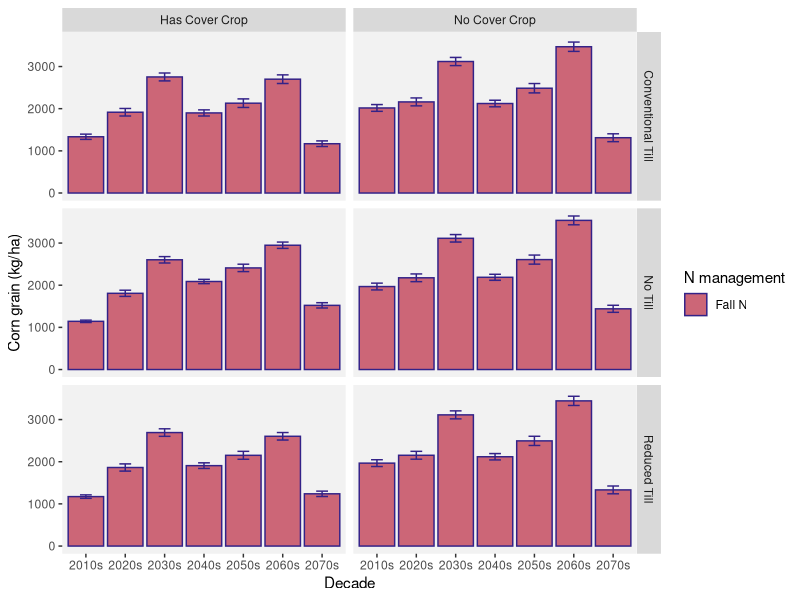

The R source for this figure: (Note: this script raises an error after producing the figure.)
# Biomass data from Regrow DNDC simulations
# this script adds some dummy variables to the data
# summarizes corn grain biomass C data by mean, se, cv
# makes bar charts by decade and summarizing across all years
# runs ANOVA to look for significant differences in mean and cv between till*cc*N management across all years

library(tidyverse) # has ggplot, dplyr, etc.
library(broom) # for glance()
# install.packages("car")
library(car) # for qqp
# install.packages("multcompView") 
library(multcompView) # for tukey HSD letters

################### EXTRACT DATA BY SITE (CAN SKIP UNLESS NEED TO UPDATE DATA FROM GOOGLE DRIVE)

# bm <- read.csv("data/biomass/biomass.csv")
# From Regrow's doc "AFT Final Delivery Modeling Notes"
# This file includes maximum aboveground biomass of each crop grown in each management system. 
# Management_name maps directly to the file yearly_outputs_post-weighting.csv as described in 3.2.

# Column Name       Unit          Description
# site_name         NA            String combination of one of the locations we simulated on. In the format of {x}_{y} where x refers to the region and y refers to the numeric id of that site. These will be of the format of h_{}, v_{}, a_{}, f_{}, IL-n_{}, IL-s_{} which represents the points for hops, vineyards, almonds, and forage, Illinois North, Illinois South respectively
# management_name   NA            Management code as associated with the simulations described in section 2.{x}.1
# climate_scenario  NA            Either ‘rcp26’ or ‘rcp60’ that were defined in section 1.2
# crop_system_name  NA            Name of the entire system results are for. Will be one of the following:  alfalfa, almond-a, almond-c, corn, corn-grain, corn-silage, grape-a, grape-c, hops-a, hops-c, soybean. Note that for the vine and tree crops the -c refers to the crop row, while the -a refers to the alley row.
# crop_name         NA            Name of crop within the rotation of crop system name. 
# Year              integer       Calendar year in which results are for.
# Grain.C.kgC.ha    kg C /ha      Kilograms of Carbon per hectare of grain as part of the crop.
# Leaf.C.kgC.ha     kg C /ha      Kilograms of Carbon per hectare of leaf as part of the crop
# Stem.C.kgC.ha     kg C /ha      Kilograms of Carbon per hectare of stem as part of the crop.

# interesting, so we need to convert kg C to kg dry biomass
# can probably find common %C of dry grain biomass


###############
###############
###############
############### START HERE

#######################   
#######################   (1) set up the data
#######################   

bmil <- read.csv("data/biomass/biomass_IL.csv")

# DO NOT need to find literature values to convert kg C grain to kg grain.
# since we'll only be looking at them RELATIVE TO EACH OTHER, not absolute amounts...
# let's look at the C results for now
# 
# min(bmil$Year) # 2013 --2013-2021 start up years, start at 2022
# max(bmil$Year) # 2073

# looks like all the cover crop biomass is in leaf and stem, zero grain

# make factor for CT, RT, NT
bmil$till <- ifelse(grepl("ct-", bmil$management_name), "CT", 
                    ifelse(grepl("rt-", bmil$management_name), "RT", "NT"))
# # check
# unique(bmil$till)

# factor for CC or NC
bmil$cc <- ifelse(grepl("-cc-", bmil$management_name), "CC", "NC")
# # check
# unique(bmil$cc)

# factor for N treatment
bmil$nfert <- ifelse(grepl("-cn", bmil$management_name), "High N", 
                     ifelse(grepl("-fn", bmil$management_name), "Fall N","Recommended N"))
# # check
# unique(bmil$nfert)

# dummy for decade
bmil$decade <- ifelse(bmil$Year <2021, "2010s",
                      ifelse(bmil$Year>=2021 & bmil$Year <2031, "2020s",
                        ifelse(bmil$Year>=2031 & bmil$Year <2041, "2030s",
                          ifelse(bmil$Year>=2041 & bmil$Year <2051, "2040s",
                            ifelse(bmil$Year>=2051 & bmil$Year <2061, "2050s",
                              ifelse(bmil$Year>=2061 & bmil$Year <2071, "2060s", "2070s"))))))
# unique(bmil$decade)


# # add in summer precip data -- only needed if doing regression analysis, not pursued at this time
# precip <- read.csv("data/climate data not large/precipIL.csv")
# 
# precip.summer <- precip[precip$season == "Summer",]
# precip.summer <- precip.summer[,c(1:3, 5:7)]
# colnames(precip.summer)[1:2] <- c("site_name", "climate_scenario")
# 
# bmil <- left_join(bmil, precip.summer, 
#                    relationship = "many-to-one", 
#                    by = join_by(site_name, climate_scenario, Year==year))


# unique(bmil$management_name)

windows(xpinch=200, ypinch=200, width=5, height=5)

se <- function(x) sd(x) / sqrt(length(x))
cv <- function(x) sd(x) / mean(x)

# is the grain C biomass significantly different with High N vs Recommended N?
# let's look at biomass by decade
biomass_summary <- bmil %>%
  group_by(climate_scenario,crop_name, cc, till, nfert, decade) %>%
  summarize(biomass_mean = mean(Grain.C.kgC.ha.), biomass_se = se(Grain.C.kgC.ha.))




windows(xpinch=200, ypinch=200, width=5, height=5)
ggplot(data=biomass_summary[#biomass_summary$till=="NT" & # just look at NT for simplicity sake for now
  biomass_summary$climate_scenario == "rcp60" &                            
  biomass_summary$crop_name %in% c("corn, grain"),], #exclude rye, soybeans
                             # biomass_summary$nfert %in% c("High N", "Recommended N"),],  # exclude fall N for now
       aes(x=decade, y=biomass_mean, fill=nfert)) +
  geom_bar(stat="identity", position=position_dodge(), color="#332288") +
  geom_errorbar(width=0.3, aes(ymin=biomass_mean - biomass_se, ymax=biomass_mean + biomass_se),  
                               position=position_dodge(0.9),
                                color="#332288") +
  facet_grid(rows=vars(factor(till, levels=c("CT", "NT", "RT"))), 
             cols=vars(factor(cc, levels=c("CC", "NC"))), 
             labeller = as_labeller(
               c(CC="Has Cover Crop", NC="No Cover Crop",
                 "CT" = "Conventional Till", "NT" = "No Till", "RT"="Reduced Till"))) +
  xlab("Decade") +
  ylab("Corn grain (kg/ha)") +
  scale_fill_manual(values=c("#CC6677","#99DDFF", "#44AA99" ), name="N management") +
  theme(
    panel.grid.minor=element_blank(), 
    panel.grid.major=element_blank(),
    panel.background = element_rect(fill = 'gray95'))

# ggsave("plots/biomass/IL_corn_biomass_bars.png", width=12, height=8, dpi=300)






#######################   
#######################   (2) is mean corn grain C different among till*cc*Nfert groups across all years?
#######################   

corndat <- bmil[bmil$crop_name=="corn, grain" & bmil$climate_scenario=="rcp60",]


Neffect <- aov(Grain.C.kgC.ha.~till*cc*nfert, data=corndat)
summary(Neffect)
Tukout <- TukeyHSD(Neffect)
# put interaction output into a dataframe we can sort
Tukout <- as.data.frame(Tukout[7]) %>%
  rownames_to_column(., "term") %>%
  arrange(term)


# assumptions - following https://statsandr.com/blog/anova-in-r

# Independence - the observations (grain.c.kgc.ha. observations) are independent, one does
# not depend on the other, they're not dependent on some other variable like, 
# from one individual came multiple observations.

# Normality - not required with large enough sample size >30.  But we can test anyway. 
# the residuals (observed - mean for that group) should be normally distributed.
qqnorm(corndat$Grain.C.kgC.ha.)
qqline(corndat$Grain.C.kgC.ha.)
hist(corndat$Grain.C.kgC.ha.-mean(corndat$Grain.C.kgC.ha.))
# look ok

# Equality of variances 
ggplot(data=corndat, aes(x=management_name, y=Grain.C.kgC.ha.)) + 
  geom_boxplot() +
  theme(axis.text.x=element_text(angle=45, vjust=1, hjust=1))
# looks ok, some possible outliers in nt-cc-fn
leveneTest(Grain.C.kgC.ha. ~ cc*till*nfert, data=corndat)
# > leveneTest(Grain.C.kgC.ha. ~ management_name, data=corndat)
# Levene's Test for Homogeneity of Variance (center = median)
#          Df F value    Pr(>F)    
# group    17  24.503 < 2.2e-16 ***   # we REJECT the null hyp (no sig. diff. between variances of the samples)
#       34542                      
# ---
# Signif. codes:  0 ‘***’ 0.001 ‘**’ 0.01 ‘*’ 0.05 ‘.’ 0.1 ‘ ’ 1
# HOWEVER: it seems that our large sample size (>35k data points) might be affecting this test
# See this from https://www.theanalysisfactor.com/the-problem-with-tests-for-statistical-assumptions/
# It relies too much on p-values, and therefore, sample sizes. If the sample size is large, 
# Levene’s will have a smaller p-value than if the sample size is small, given the same variances.
# So it’s very likely that you’re ***overstating a problem*** with the assumption in large samples and understating 
# it in small samples. You can’t ignore the actual size difference in the variances when making this decision. 
# So sure, look at the p-value, but also look at the actual variances and how much bigger some are than others. 
# (In other words, actually look at the effect size, not just the p-value).
# The ANOVA is generally considered robust to violations of this assumption when sample sizes 
# across groups are equal. So even if Levene’s is significant, moderately different variances may not be a 
# problem in balanced data sets. Keppel (1992) suggests that a good rule of thumb is that if sample sizes are equal, 
# robustness should hold until the largest variance is more than 9 times the smallest variance.
# This robustness goes away the more unbalanced the samples are. So you need to use judgment here,
# taking into account both the imbalance and the actual difference in variances.
# *** emphasis added

# outliers
summary(corndat$Grain.C.kgC.ha.)
# > summary(corndat$Grain.C.kgC.ha.)
# Min. 1st Qu.  Median    Mean 3rd Qu.    Max. 
# 139.9  1945.6  2875.9  2915.8  3924.3  5794.6 

# outliers via histograms
hist(corndat$Grain.C.kgC.ha., breaks=sqrt(nrow(corndat)))

ggplot(data=corndat, aes(x=Grain.C.kgC.ha.)) +
         geom_histogram() +
         facet_grid(rows=vars(nfert), cols=vars(till, cc))

#outliers via boxplots
boxplot(Grain.C.kgC.ha.~management_name, data=corndat) # some outliers plotted for nt-cc-fn, 
# but not far from interquartile range for nt-cc-fn, and not outside IQR for many other groups


# outliers via z-scores
corndat$z_grainC <- scale(corndat$Grain.C.kgC.ha.)
hist(corndat$z_grainC)
summary(corndat$z_grainC)
# Min.   :-2.31494  
# 1st Qu.:-0.80908  
# Median :-0.03325  
# Mean   : 0.00000  
# 3rd Qu.: 0.84105  
# Max.   : 2.40069  
# < -2 or >2 is considered rare
# < -3 or >3 is extremely rare
# < -3.29 or > -3.29 is used to detect outliers, where one out of 1000 observations will be outside
# this range if normal distribution.
# interquartile range is > -2 and <2. 
# min. and max do not reach 3 or 3.29.

## outlier summary: boxplots and z-score suggest no extreme outliers. No justification for removing.

# re-run ANOVA with the above knowledge (assumptions met)

corndat$till <- factor(corndat$till)
corndat$cc <- factor(corndat$cc)
corndat$nfert <- factor(corndat$nfert)

Neffect <- aov(Grain.C.kgC.ha.~till*cc*nfert, data=corndat)
summary(Neffect)
# Df    Sum Sq   Mean Sq F value   Pr(>F)    
# till              2 1.637e+08 8.184e+07  61.284  < 2e-16 ***
#   cc                1 5.557e+07 5.557e+07  41.617 1.13e-10 ***
#   nfert             2 2.557e+09 1.279e+09 957.461  < 2e-16 ***
#   till:cc           2 1.742e+07 8.710e+06   6.522  0.00147 ** 
#   till:nfert        4 1.113e+08 2.781e+07  20.829  < 2e-16 ***
#   cc:nfert          2 6.444e+08 3.222e+08 241.278  < 2e-16 ***
#   till:cc:nfert     4 1.750e+07 4.375e+06   3.276  0.01079 *  
#   Residuals     34542 4.613e+10 1.335e+06                     
# ---
#   Signif. codes:  0 ‘***’ 0.001 ‘**’ 0.01 ‘*’ 0.05 ‘.’ 0.1 ‘ ’ 1

Tukout <- TukeyHSD(Neffect)

# compact letter display
cld <- multcompLetters4(Neffect, Tukout)

# table with letters and 3rd quantile
cornsum <- group_by(corndat, cc, till, nfert) %>%
  summarize(mean=mean(Grain.C.kgC.ha.), 
            se=se(Grain.C.kgC.ha.)) %>%
  arrange(desc(mean))

cld <- as.data.frame.list(cld$`till:cc:nfert`)
cornsum$cld <- cld$Letters

# cornsum

# use these letters on this plot:

windows(xpinch=200, ypinch=200, width=5, height=5)



ggplot(data=cornsum[cornsum$till %in% c("CT", "NT"),],aes(x=nfert, y=mean, fill=nfert)) +
  geom_bar(stat="identity", position=position_dodge(), color="#332288", show.legend=F) +
  geom_errorbar(width=0.3, aes(ymin=mean-se, ymax=mean + se),  
                position=position_dodge(0.9),
                color="#332288") +
  facet_grid(rows=vars(factor(till, levels=c("CT", "NT"))), 
             cols=vars(factor(cc, levels=c("NC", "CC"))), 
             labeller = as_labeller(
               c(NC="No Cover Crop", CC="Rye Cover Crop", 
                 "CT" = "Conventional Till", "NT" = "No Till"))) +
  xlab("N management") +
  ylab(expression(bold('2022-2072 mean corn grain biomass (kg C ha'^-1*')'))) + 
  scale_x_discrete(breaks=c("Fall N", "High N", "Recommended N"),
                   labels = c("Fall N", "High N", "Recomm. N")) +
  ylim(0,3800)+
  geom_text(aes(label=cld, y=mean+(2*se)), vjust=-0.5,
            color="gray20", size=4, fontface="bold") +
  scale_fill_manual(values=c("#CC6677","#99DDFF", "#44AA99" )) +
  theme(
    panel.grid.minor=element_blank(), 
    panel.grid.major=element_blank(),
    panel.background = element_rect(fill = 'gray95'),
    axis.text.x=element_text(angle=-10, hjust=0, size=11),
    axis.text.y=element_text(size=11),
    plot.margin = unit(c(0.1,1,0.1,0.1), "cm"),
    axis.title=element_text(size=13, face="bold"),
    strip.text=element_text(face="bold", size=11))
# # strip.background=element_rect(fill="lightblue", color="black", size=1) 

# ggsave("plots/biomass/IL_corn_biomass_Neffect.png", width=5, height=5, dpi=300)


# Same as graph above but shown as % difference from 2022 mean yield

mn <- mean(cornsum$mean)

cornsum$pdiff <- (cornsum$mean - mn)/cornsum$mean
cornsum$pdiff.se <- (cornsum$se)/cornsum$mean

cornsum
# # A tibble: 18 × 8
# # Groups:   cc, till [6]
# cc    till  nfert          mean    se cld     pdiff pdiff.se
# <fct> <fct> <fct>         <dbl> <dbl> <chr>   <dbl>    <dbl>
#   1 CC    NT    High N        3362.  27.7 a      0.133   0.00823
# 2 CC    NT    Recommended N 3361.  25.5 a      0.132   0.00759
# 3 NC    NT    High N        3164.  27.4 b      0.0785  0.00867
# 4 CC    RT    High N        3155.  27.3 bc     0.0757  0.00865
# 5 NC    NT    Recommended N 3141.  26.4 bc     0.0717  0.00841
# 6 CC    RT    Recommended N 3070.  23.7 bcd    0.0502  0.00772
# 7 CC    CT    High N        3062.  26.8 bcd    0.0477  0.00875
# 8 NC    RT    High N        3029.  27.4 cd     0.0372  0.00903
# 9 NC    CT    High N        3005.  27.3 d      0.0296  0.00909
# 10 NC    RT    Recommended N 2995.  26.6 d      0.0263  0.00887
# 11 NC    CT    Recommended N 2975.  26.7 d      0.0200  0.00899
# 12 CC    CT    Recommended N 2975.  23.8 d      0.0199  0.00798
# 13 NC    CT    Fall N        2772.  27.7 e     -0.0520  0.00998
# 14 NC    RT    Fall N        2764.  27.5 e     -0.0550  0.00994
# 15 NC    NT    Fall N        2759.  27.1 e     -0.0567  0.00982
# 16 CC    CT    Fall N        2336.  26.8 f     -0.248   0.0115 
# 17 CC    NT    Fall N        2284.  22.8 f     -0.277   0.0100 
# 18 CC    RT    Fall N        2277.  25.6 f     -0.280   0.0112 


# because it is percents we don't have to convert to lb / ac

pal3 <- c("#20243d","#C2e4ef", "#669947")   # )

ggplot(data=cornsum[cornsum$till %in% c("CT", "NT"),],aes(x=nfert, y=pdiff, fill=nfert)) +
  geom_bar(stat="identity", position=position_dodge(), show.legend=F) +
  geom_errorbar(width=0.3, aes(ymin=pdiff-pdiff.se, ymax=pdiff+pdiff.se),
                position=position_dodge(0.9),
                color="#20243d") +
  facet_grid( # rows=vars(factor(till, levels=c("CT", "NT"))), 
    cols=vars(factor(cc, levels=c("NC", "CC")),factor(till, levels=c("CT", "NT"))), 
    labeller = as_labeller(
      c(NC="No Cover Crop", CC="Rye Cover Crop", 
        "CT" = "Conventional Till", "NT" = "No Till"))) +
  geom_hline(yintercept=0, color="#20243d") +
  xlab("N management") +
  ylab(expression(bold('Corn yield % difference from overall average corn yield'))) + 
  scale_x_discrete(breaks=c("Fall N", "High N", "Recommended N"),
                   labels = c("Fall N", "High N", "Recomm. N")) +
  scale_y_continuous(labels=scales::percent_format()) +
  # ylim(0,3800)+
  # geom_text(aes(label=cld, y=mean+(2*se)), vjust=-0.5,
            # color="gray20", size=4, fontface="bold") +
  scale_fill_manual(values=pal3) +  #c("#CC6677","#99DDFF", "#44AA99" )) +
  theme(
    panel.grid.minor=element_blank(), 
    panel.grid.major=element_blank(),
    panel.background = element_rect(fill = 'gray95'),
    axis.text.x=element_text(angle=-10, hjust=0, size=11),
    axis.text.y=element_text(size=11),
    plot.margin = unit(c(0.1,1,0.1,0.1), "cm"),
    axis.title=element_text(size=13, face="bold"),
    strip.text=element_text(face="bold", size=11))
# # strip.background=element_rect(fill="lightblue", color="black", size=1) 


ggsave("plots/biomass/IL_corn_biomass_percent diff global mean.png", width=6, height=3, dpi=300)


# NC + CT + high N compared to CC + NT + recommended N
(cornsum$mean[cornsum$cc=="NC" & cornsum$till=="CT" & cornsum$nfert=="High N"] -
    cornsum$mean[cornsum$cc=="CC" & cornsum$till=="NT" & cornsum$nfert=="Recommended N"])/
  cornsum$mean[cornsum$cc=="NC" & cornsum$till=="CT" & cornsum$nfert=="High N"]








# same graph as above but expressed as % of Fall N

# re-arrange data to calculate % of fall N yield
falln <- filter(cornsum, nfert=="Fall N") %>%
  rename("mean.falln" = "mean", "se.falln" = "se") %>%
  select(cc, till, mean.falln, se.falln)

springn <- filter(cornsum, !nfert=="Fall N")

cornsum2 <- left_join(springn, falln)


pal2 <- c("#004a23", "#669947")
# pal2 <- c("#20243d", "#669947")

# Calculate % difference from fall N. So fall N = 100%. how much bigger are the others?
cornsum2$mean.pfalln <- (cornsum2$mean/cornsum2$mean.falln)-1
cornsum2$se.pfalln <- (cornsum2$se/cornsum2$mean.falln)

ggplot(data=cornsum2[cornsum2$till %in% c("CT", "NT") & 
                       cornsum2$nfert %in% c("High N", "Recommended N"),],
       aes(x=nfert, y=mean.pfalln, fill=nfert)) +
  geom_bar(stat="identity", position=position_dodge(),  show.legend=F) +  # color="#20243d",
  geom_errorbar(width=0.3, aes(ymin=mean.pfalln-se.pfalln, ymax=mean.pfalln + se.pfalln),  
                position=position_dodge(0.9),
                color="#20243d") +
  facet_grid( # rows=vars(factor(till, levels=c("CT", "NT"))), 
             cols=vars(factor(cc, levels=c("NC", "CC")),factor(till, levels=c("CT", "NT"))), 
             labeller = as_labeller(
               c(NC="No Cover Crop", CC="Rye Cover Crop", 
                 "CT" = "Conventional Till", "NT" = "No Till"))) +
  xlab("N management") +
  scale_y_continuous(labels=scales::percent_format()) +
  ylab(expression(bold("Corn yield % difference from fall applied N"))) + 
  scale_x_discrete(breaks=c("High N", "Recommended N"),
                   labels = c("High N", "Recomm. N")) +
  # ylim(0,3800)+
  # geom_text(aes(label=cld, y=mean+(2*se)), vjust=-0.5,
            # color="gray20", size=4, fontface="bold") +
  scale_fill_manual(values=pal2) +
  theme(
    panel.grid.minor=element_blank(), 
    panel.grid.major=element_blank(),
    panel.background = element_rect(fill = 'gray95'),
    axis.text.x=element_text(angle=-10, hjust=0, size=11),
    axis.text.y=element_text(size=11),
    plot.margin = unit(c(0.1,1,0.1,0.1), "cm"),
    axis.title=element_text(size=11, face="bold"),
    strip.text=element_text(face="bold", size=11))
# # strip.background=element_rect(fill="lightblue", color="black", size=1) 

ggsave("plots/biomass/IL_corn_biomass_percdiff from Fall N.png", width=6, height=3, dpi=300)




#######################   
#######################   (3) is variability in corn grain C different among till*cc*Nfert groups across all years?
#######################   

# calculate CV for each site
corncv<- group_by(corndat, site_name, till, cc, nfert) %>%
  summarize(cv=cv(Grain.C.kgC.ha.)) %>%
  arrange(desc(cv))


Neffect <- aov(cv~till*cc*nfert, data=corncv)
summary(Neffect)
Tukout <- TukeyHSD(Neffect)


# assumptions - following https://statsandr.com/blog/anova-in-r

# Independence - the observations (grain.c.kgc.ha. observations) are independent, one does
# not depend on the other, they're not dependent on some other variable like, 
# from one individual came multiple observations.

# Normality - not required with large enough sample size >30.  But we can test anyway. 
# the residuals (observed - mean for that group) should be normally distributed.
qqnorm(corncv$cv) # looks really good
qqline(corncv$cv)
hist(corncv$cv-mean(corncv$cv)) # looks ok

# Equality of variances - assumption not met
ggplot(data=corncv, aes(x=nfert, y=cv)) + 
  geom_boxplot() +
  facet_grid(rows=vars(till), cols=vars(cc)) 
# looks ok, some possible outliers in nt-nc-fn on the low end, and rt-cc-fn, also on low end
leveneTest(cv ~ cc*till*nfert, data=corncv) 
# > leveneTest(Grain.C.kgC.ha. ~ management_name, data=corndat)
# Levene's Test for Homogeneity of Variance (center = median)
#        Df F value Pr(>F)
# group  17  1.4426  0.111  # Accept null hypothesis that variances do not differ
#       558 

# outliers
summary(corncv$cv)
# > summary(corndat$Grain.C.kgC.ha.)
# Min. 1st Qu.  Median    Mean 3rd Qu.    Max. 
# 139.9  1945.6  2875.9  2915.8  3924.3  5794.6 

# outliers via histograms
hist(corncv$cv, breaks=sqrt(nrow(corncv)))

ggplot(data=corncv, aes(x=cv)) +
  geom_histogram() +
  facet_grid(rows=vars(nfert), cols=vars(till, cc))

#outliers via boxplots
boxplot(cv~till+cc+nfert, data=corncv) # no outliers plotted 

# outliers via z-scores
corncv$z_cv <- scale(corncv$cv)
hist(corncv$z_cv)
summary(corncv$z_cv)
# V1          
# Min.   :-2.92849  
# 1st Qu.:-0.67960  
# Median :-0.06132  
# Mean   : 0.00000  
# 3rd Qu.: 0.79708  
# Max.   : 1.96883  
# < -2 or >2 is considered rare
# < -3 or >3 is extremely rare
# < -3.29 or > -3.29 is used to detect outliers, where one out of 1000 observations will be outside
# this range if normal distribution.
# interquartile range is > -2 and <2. 
# max is in the safe zone
# min is getting close to extremely rare.

## outlier summary: boxplots, levenes test, and z-score suggest no extreme outliers. No justification for removing.

cvtest <- aov(cv~till*cc*nfert, data=corncv)
summary(cvtest)
# Df Sum Sq Mean Sq F value   Pr(>F)
# till            2 0.0756 0.03780  18.959 1.08e-08 ***
#   cc              1 0.0577 0.05772  28.950 1.09e-07 ***
#   nfert           2 0.0722 0.03608  18.098 2.42e-08 ***
#   till:cc         2 0.0010 0.00049   0.245    0.782    
# till:nfert      4 0.0150 0.00375   1.880    0.112    
# cc:nfert        2 0.0457 0.02284  11.454 1.33e-05 ***
#   till:cc:nfert   4 0.0036 0.00090   0.454    0.770    
# Residuals     558 1.1125 0.00199                     
# ---
#   Signif. codes:  0 ‘***’ 0.001 ‘**’ 0.01 ‘*’ 0.05 ‘.’ 0.1 ‘ ’ 1

Tukoutcv <- TukeyHSD(cvtest)

# compact letter display
cldcv <- multcompLetters4(cvtest, Tukoutcv)

# table with letters and 3rd quantile
corncvsum <- group_by(corncv, cc, till, nfert) %>%
  summarize(mean=mean(cv), 
            se=se(cv)) %>%
  arrange(desc(mean))

cldcv <- as.data.frame.list(cldcv$`till:cc:nfert`)
corncvsum$cld <- cldcv$Letters

corncvsum

# use these letters on this plot:

windows(xpinch=200, ypinch=200, width=5, height=5)

ggplot(data=corncvsum[corncvsum$till %in% c("CT", "NT"),],
       aes(x=nfert, y=mean, fill=nfert)) +
  geom_bar(stat="identity", position=position_dodge(), color="#332288", show.legend=F, alpha=0.7) +
  geom_errorbar(width=0.3, aes(ymin=mean-se, ymax=mean + se),  
                position=position_dodge(0.9),
                color="#332288") +
  facet_grid(rows=vars(factor(till, levels=c("CT", "NT"))),  # "RT"))), 
             cols=vars(factor(cc, levels=c("NC", "CC"))), 
             labeller = as_labeller(
               c(NC="No Cover Crop", CC="Has Cover Crop", 
                 "CT" = "Conventional Till", "NT" = "No Till"))) + #, "RT"="Reduced Till"))) +
  xlab("N management") +
  ylab(expression(bold('2022-2072 CV corn grain biomass'))) + 
  scale_x_discrete(breaks=c("Fall N", "High N", "Recommended N"),
                   labels = c("Fall N", "High N", "Recomm. N")) +
  ylim(0,0.45)+
  geom_text(aes(label=cld, y=mean+(2*se)), vjust=-0.5,
            color="gray20", size=4, fontface="bold") +
  scale_fill_manual(values=c("#CC6677","#99DDFF", "#44AA99" )) +
  theme(
    panel.grid.minor=element_blank(), 
    panel.grid.major=element_blank(),
    panel.background = element_rect(fill = 'gray95'),
    axis.text.x=element_text(angle=-10, hjust=0, size=11),
    axis.text.y=element_text(size=11),
    plot.margin = unit(c(0.1,1,0.1,0.1), "cm"),
    axis.title=element_text(size=13, face="bold"),
    strip.text=element_text(face="bold", size=11))
# # strip.background=element_rect(fill="lightblue", color="black", size=1) 

ggsave("plots/biomass/IL_corn_biomass_cv.png", width=5, height=5, dpi=300)







#######################   
#######################   (4) is mean soy grain C different among till*cc*Nfert groups across all years?
#######################   

soydat <- bmil[bmil$crop_name=="soybean" & bmil$climate_scenario=="rcp60",]

Neffect <- aov(Grain.C.kgC.ha.~till*cc*nfert, data=soydat)
summary(Neffect)
Tukout <- TukeyHSD(Neffect)
# put interaction output into a dataframe we can sort
Tukout <- as.data.frame(Tukout[7]) %>%
  rownames_to_column(., "term") %>%
  arrange(term)


# assumptions - following https://statsandr.com/blog/anova-in-r

# Independence - the observations (grain.c.kgc.ha. observations) are independent, one does
# not depend on the other, they're not dependent on some other variable like, 
# from one individual came multiple observations.

# Normality - not required with large enough sample size >30.  But we can test anyway. 
# the residuals (observed - mean for that group) should be normally distributed.
qqnorm(soydat$Grain.C.kgC.ha.)
qqline(soydat$Grain.C.kgC.ha.)
hist(soydat$Grain.C.kgC.ha.-mean(soydat$Grain.C.kgC.ha.))
# look ok

# Equality of variances 
ggplot(data=soydat, aes(x=management_name, y=Grain.C.kgC.ha.)) + 
  geom_boxplot() +
  theme(axis.text.x=element_text(angle=45, vjust=1, hjust=1))
# looks ok
leveneTest(Grain.C.kgC.ha. ~ cc*till*nfert, data=soydat)
# Levene's Test for Homogeneity of Variance (center = median)
#          Df F value  Pr(>F)  
# group    17  1.8054 0.02181 *
#       34542                  
# ---
# Signif. codes:  0 ‘***’ 0.001 ‘**’ 0.01 ‘*’ 0.05 ‘.’ 0.1 ‘ ’ 1
# HOWEVER: it seems that our large sample size (>35k data points) might be affecting this test
# See this from https://www.theanalysisfactor.com/the-problem-with-tests-for-statistical-assumptions/
# It relies too much on p-values, and therefore, sample sizes. If the sample size is large, 
# Levene’s will have a smaller p-value than if the sample size is small, given the same variances.
# So it’s very likely that you’re ***overstating a problem*** with the assumption in large samples and understating 
# it in small samples. You can’t ignore the actual size difference in the variances when making this decision. 
# So sure, look at the p-value, but also look at the actual variances and how much bigger some are than others. 
# (In other words, actually look at the effect size, not just the p-value).
# The ANOVA is generally considered robust to violations of this assumption when sample sizes 
# across groups are equal. So even if Levene’s is significant, moderately different variances may not be a 
# problem in balanced data sets. Keppel (1992) suggests that a good rule of thumb is that if sample sizes are equal, 
# robustness should hold until the largest variance is more than 9 times the smallest variance.
# This robustness goes away the more unbalanced the samples are. So you need to use judgment here,
# taking into account both the imbalance and the actual difference in variances.
# *** emphasis added

# outliers
summary(soydat$Grain.C.kgC.ha.)
# > summary(soydat$Grain.C.kgC.ha.)
# Min. 1st Qu.  Median    Mean 3rd Qu.    Max. 
# 17.22  419.89  637.90  649.91  877.61 1480.36 

# outliers via histograms
hist(soydat$Grain.C.kgC.ha., breaks=sqrt(nrow(soydat)))

ggplot(data=soydat, aes(x=Grain.C.kgC.ha.)) +
  geom_histogram() +
  facet_grid(rows=vars(nfert), cols=vars(till, cc))

#outliers via boxplots
boxplot(Grain.C.kgC.ha.~management_name, data=soydat) # looks ok


# outliers via z-scores
soydat$z_grainC <- scale(soydat$Grain.C.kgC.ha.)
hist(soydat$z_grainC)
summary(soydat$z_grainC)
# V1         
# Min.   :-2.0914  
# 1st Qu.:-0.7604  
# Median :-0.0397  
# Mean   : 0.0000  
# 3rd Qu.: 0.7527  
# Max.   : 2.7451  
# < -2 or >2 is considered rare
# < -3 or >3 is extremely rare
# < -3.29 or > -3.29 is used to detect outliers, where one out of 1000 observations will be outside
# this range if normal distribution.
# min. and max do not reach 3 or 3.29.

## outlier summary: boxplots and z-score suggest no extreme outliers. No justification for removing.

# re-run ANOVA with the above knowledge (assumptions met)

soydat$till <- factor(soydat$till)
soydat$cc <- factor(soydat$cc)
soydat$nfert <- factor(soydat$nfert)

Neffect <- aov(Grain.C.kgC.ha.~till*cc*nfert, data=soydat)
summary(Neffect)
# Df    Sum Sq Mean Sq F value   Pr(>F)    
# till              2 5.366e+06 2683154  29.358 1.82e-13 ***
# cc                1 3.326e+05  332550   3.639   0.0565 .  
# nfert             2 2.328e+03    1164   0.013   0.9873    
# till:cc           2 3.333e+04   16667   0.182   0.8333    
# till:nfert        4 5.440e+02     136   0.001   1.0000    
# cc:nfert          2 1.164e+05   58208   0.637   0.5289    
# till:cc:nfert     4 2.558e+03     639   0.007   0.9999    
# Residuals     34542 3.157e+09   91394                     
# ---
#   Signif. codes:  0 ‘***’ 0.001 ‘**’ 0.01 ‘*’ 0.05 ‘.’ 0.1 ‘ ’ 1

Neffect <- aov(Grain.C.kgC.ha.~till, data=soydat)
summary(Neffect)

Tukout <- TukeyHSD(Neffect)

# compact letter display
cld <- multcompLetters4(Neffect, Tukout)   

# table with letters and 3rd quantile
soysum <- group_by(soydat, cc, till, nfert) %>%
  summarize(mean=mean(Grain.C.kgC.ha.), 
            se=se(Grain.C.kgC.ha.)) %>%
  arrange(desc(mean))

cld <- as.data.frame.list(cld$`till:cc:nfert`)
soysum$cld <- cld$Letters

# may need to summarize data now just across tillage treatments to go with the model output
# left off here 10/26/23

# soysum

# use these letters on this plot:

windows(xpinch=200, ypinch=200, width=5, height=5)

ggplot(data=soysum,aes(x=nfert, y=mean, fill=nfert)) +
  geom_bar(stat="identity", position=position_dodge(), color="#332288", show.legend=F) +
  geom_errorbar(width=0.3, aes(ymin=mean-se, ymax=mean + se),  
                position=position_dodge(0.9),
                color="#332288") +
  facet_grid(rows=vars(factor(till, levels=c("CT", "NT", "RT"))), 
             cols=vars(factor(cc, levels=c("CC", "NC"))), 
             labeller = as_labeller(
               c(CC="Has Cover Crop", NC="No Cover Crop",
                 "CT" = "Conventional Till", "NT" = "No Till", "RT"="Reduced Till"))) +
  xlab("N management") +
  ylab("Mean soy grain (kg C/ha) 2022-2072") +
  ylim(0,750)+
  geom_text(aes(label=cld, y=mean+(2*se)), vjust=-0.5) +
  scale_fill_manual(values=c("#CC6677","#99DDFF", "#44AA99" )) +
  theme(
    panel.grid.minor=element_blank(), 
    panel.grid.major=element_blank(),
    panel.background = element_rect(fill = 'gray95'))

ggsave("plots/biomass/IL_soy_biomass_Neffect.png", width=6, height=8, dpi=300)





#######################   
#######################   (5) is variability in soy grain C different among till*cc*Nfert groups across all years?
#######################   

# calculate CV for each site
soycv<- group_by(soydat, site_name, till, cc, nfert) %>%
  summarize(cv=cv(Grain.C.kgC.ha.)) %>%
  arrange(desc(cv))


Neffect <- aov(cv~till*cc*nfert, data=soycv)
summary(Neffect)
Tukout <- TukeyHSD(Neffect)


# assumptions - following https://statsandr.com/blog/anova-in-r

# Independence - the observations (grain.c.kgc.ha. observations) are independent, one does
# not depend on the other, they're not dependent on some other variable like, 
# from one individual came multiple observations.

# Normality - not required with large enough sample size >30.  But we can test anyway. 
# the residuals (observed - mean for that group) should be normally distributed.
qqnorm(soycv$cv) # looks really good
qqline(soycv$cv)
hist(soycv$cv-mean(soycv$cv)) # looks ok

# Equality of variances - assumption not met
ggplot(data=soycv, aes(x=nfert, y=cv)) + 
  geom_boxplot() +
  facet_grid(rows=vars(till), cols=vars(cc)) 
# looks ok, some possible outliers in nt-nc-fn on the low end, and rt-cc-fn, also on low end
leveneTest(cv ~ cc*till*nfert, data=soycv) 
# > leveneTest(Grain.C.kgC.ha. ~ management_name, data=soydat)
# Levene's Test for Homogeneity of Variance (center = median)
#        Df F value Pr(>F)
# group  17  1.4426  0.111  # Accept null hypothesis that variances do not differ
#       558 

# outliers
summary(soycv$cv)
# > summary(soydat$Grain.C.kgC.ha.)
# Min. 1st Qu.  Median    Mean 3rd Qu.    Max. 
# 139.9  1945.6  2875.9  2915.8  3924.3  5794.6 

# outliers via histograms
hist(soycv$cv, breaks=sqrt(nrow(soycv)))

ggplot(data=soycv, aes(x=cv)) +
  geom_histogram() +
  facet_grid(rows=vars(nfert), cols=vars(till, cc))

#outliers via boxplots
boxplot(cv~till+cc+nfert, data=soycv) # no outliers plotted 

# outliers via z-scores
soycv$z_cv <- scale(soycv$cv)
hist(soycv$z_cv)
summary(soycv$z_cv)
# V1          
# Min.   :-2.92849  
# 1st Qu.:-0.67960  
# Median :-0.06132  
# Mean   : 0.00000  
# 3rd Qu.: 0.79708  
# Max.   : 1.96883  
# < -2 or >2 is considered rare
# < -3 or >3 is extremely rare
# < -3.29 or > -3.29 is used to detect outliers, where one out of 1000 observations will be outside
# this range if normal distribution.
# interquartile range is > -2 and <2. 
# max is in the safe zone
# min is getting close to extremely rare.

## outlier summary: boxplots, levenes test, and z-score suggest no extreme outliers. No justification for removing.

cvtest <- aov(cv~till*cc*nfert, data=soycv)
summary(cvtest)
# Df Sum Sq Mean Sq F value   Pr(>F)
# till            2 0.0756 0.03780  18.959 1.08e-08 ***
#   cc              1 0.0577 0.05772  28.950 1.09e-07 ***
#   nfert           2 0.0722 0.03608  18.098 2.42e-08 ***
#   till:cc         2 0.0010 0.00049   0.245    0.782    
# till:nfert      4 0.0150 0.00375   1.880    0.112    
# cc:nfert        2 0.0457 0.02284  11.454 1.33e-05 ***
#   till:cc:nfert   4 0.0036 0.00090   0.454    0.770    
# Residuals     558 1.1125 0.00199                     
# ---
#   Signif. codes:  0 ‘***’ 0.001 ‘**’ 0.01 ‘*’ 0.05 ‘.’ 0.1 ‘ ’ 1

Tukoutcv <- TukeyHSD(cvtest)

# compact letter display
cldcv <- multcompLetters4(cvtest, Tukoutcv)

# table with letters and 3rd quantile
soycvsum <- group_by(soycv, cc, till, nfert) %>%
  summarize(mean=mean(cv), 
            se=se(cv)) %>%
  arrange(desc(mean))

cldcv <- as.data.frame.list(cldcv$`till:cc:nfert`)
soycvsum$cld <- cldcv$Letters

soycvsum

# use these letters on this plot:

windows(xpinch=200, ypinch=200, width=5, height=5)

ggplot(data=soycvsum,aes(x=nfert, y=mean, fill=nfert)) +
  geom_bar(stat="identity", position=position_dodge(), color="#332288", show.legend=F) +
  geom_errorbar(width=0.3, aes(ymin=mean-se, ymax=mean + se),  
                position=position_dodge(0.9),
                color="#332288") +
  facet_grid(rows=vars(factor(till, levels=c("CT", "NT", "RT"))), 
             cols=vars(factor(cc, levels=c("CC", "NC"))), 
             labeller = as_labeller(
               c(CC="Has Cover Crop", NC="No Cover Crop",
                 "CT" = "Conventional Till", "NT" = "No Till", "RT"="Reduced Till"))) +
  xlab("N management") +
  ylab("CV for soy grain (kg C/ha) 2022-2072") +
  ylim(0,0.45)+
  geom_text(aes(label=cld, y=mean+(2*se)), vjust=-0.5) +
  scale_fill_manual(values=c("#CC6677","#99DDFF", "#44AA99" )) +
  theme(
    panel.grid.minor=element_blank(), 
    panel.grid.major=element_blank(),
    panel.background = element_rect(fill = 'gray95'))

ggsave("plots/biomass/IL_soy_biomass_cv.png", width=6, height=8, dpi=300)









############ linear models / regressions to look at biomass change over time (not complete as of 10/4/2023)
############ what drives biomass over time, not a main research question, i.e., seems redundant with
############ just looking at how the model is built to predict biomass...

# set base levels to no cover and conventional till
bmil$till <- relevel(factor(bmil$till), ref="CT")
# bmil$till <- ordered(bmil$till, levels=c("CT", "RT", "NT"))
# bmil$till <- factor(bmil$till, ordered=F)
bmil$cc <- relevel(factor(bmil$cc), ref="NC")

# center data at mean
center_scale <- function(x) {
  scale(x, scale=F)
}

bmil$year.sc <- center_scale(bmil$Year)
bmil$grain.sc <- center_scale(bmil$Grain.C.kgC.ha.)


grmean <- mean(bmil$Grain.C.kgC.ha.)
grsd <- sd(bmil$Grain.C.kgC.ha.)
ssntotmean <- mean(bmil$ssn.tot)
ssntotsd <- sd(bmil$ssn.tot)
yrmean <- mean(bmil$Year)
yrsd <- sd(bmil$Year)
bmil$grain.z <- (bmil$Grain.C.kgC.ha.-grmean)/grsd
bmil$ssn.tot.z <- (bmil$ssn.tot-ssntotmean)/ssntotsd
bmil$year.z <- (bmil$Year - yrmean)/yrsd

grain <- bmil[bmil$crop_name %in% c("corn, grain", "soybean") & bmil$Year>2021, ]



# check that data are normal
qqnorm(grain$Grain.C.kgC.ha.)  
qqline(grain$Grain.C.kgC.ha., distribution = qnorm)


# most of the explanatory power of the model comes from the two crops
blm0 <- lm(grain.z ~ year.z*crop_name, data=grain)
summary(blm0)
# R-squared is 0.6277, p< 2.2e-16
glance(blm0)
# AIC = 223463    # BIC 2.24e5  # when comparing these to other models, lower is better

# add in summer precip gain 0.15 in R2
blm0p <- lm(grain.z ~ year.z*crop_name + ssn.tot.z,  data=grain)
summary(blm0p)
# R-squared is 0.7756, p< 2.2e-16
glance(blm0p)
# AIC = 163956    # BIC 164014  

# add in cover crops
blm1p <- lm(grain.z ~ year.z*crop_name*cc + ssn.tot.z,  data=grain)
summary(blm1p)
# R-squared is 0.7759, p< 2.2e-16
glance(blm1p)
# AIC = 163836    # BIC 163933  


# add in tillage
blm2p <- lm(grain.z ~ year.z*crop_name*till + ssn.tot.z,  data=grain)
summary(blm2p)
# R-squared is 0.7769, p< 2.2e-16
glance(blm2p)
# AIC = 163324    # BIC 163460 


# add in site, a random effect


blm3p <- lmer(grain.z ~ year.z*crop_name + ssn.tot.z + (1|site_name),
              REML=F, # only one random effect, can use maximum likelihood not restricted ML
            data=grain)
summary(blm3p)
# R-squared is 0.79, p< 2.2e-16
glance(blm3p)
# AIC = 155646    # BIC 156004


# add in site, a random effect
blm3p <- lm(grain.z ~ year.z*crop_name + ssn.tot.z,  data=grain)
summary(blm3p)
# R-squared is 0.79, p< 2.2e-16
glance(blm3p)
# AIC = 155646    # BIC 156004





blm_fullp <- lm(grain.z ~ year.z*crop_name*climate_scenario*till*cc + ssn.tot.z, 
               data=bmil[bmil$crop_name %in% c("corn, grain", "soybean") & bmil$Year>2021, ])
summary(blm_fullp)
# R-squared is 0.7784, p< 2.2e-16
glance(blm_fullp)
# AIC = 162567 ### BEST AIC SO FAR   # BIC 163050  # BEST BIC SO FAR
